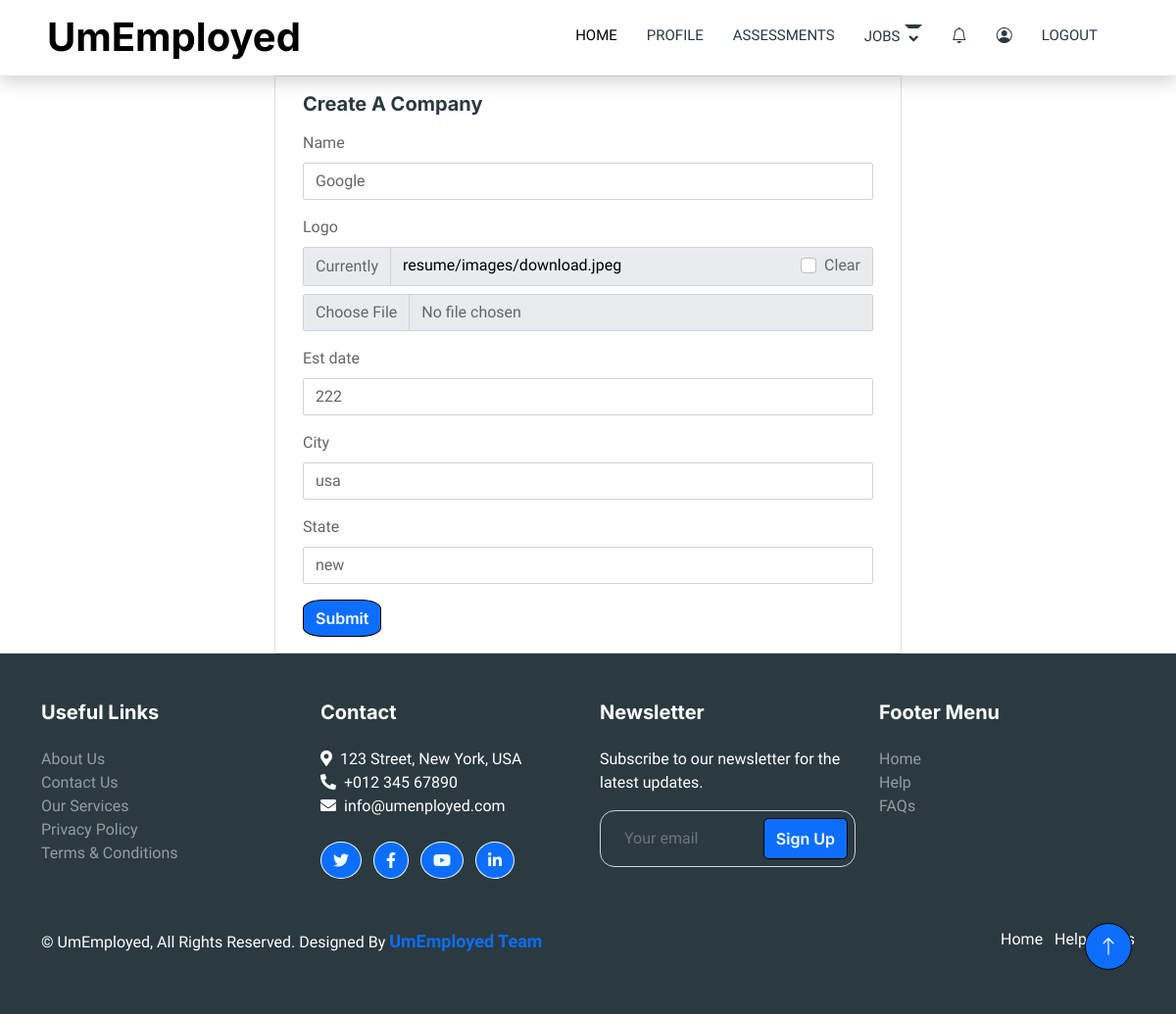
Page /company/update-company/ (signed in) on the earlier database version.
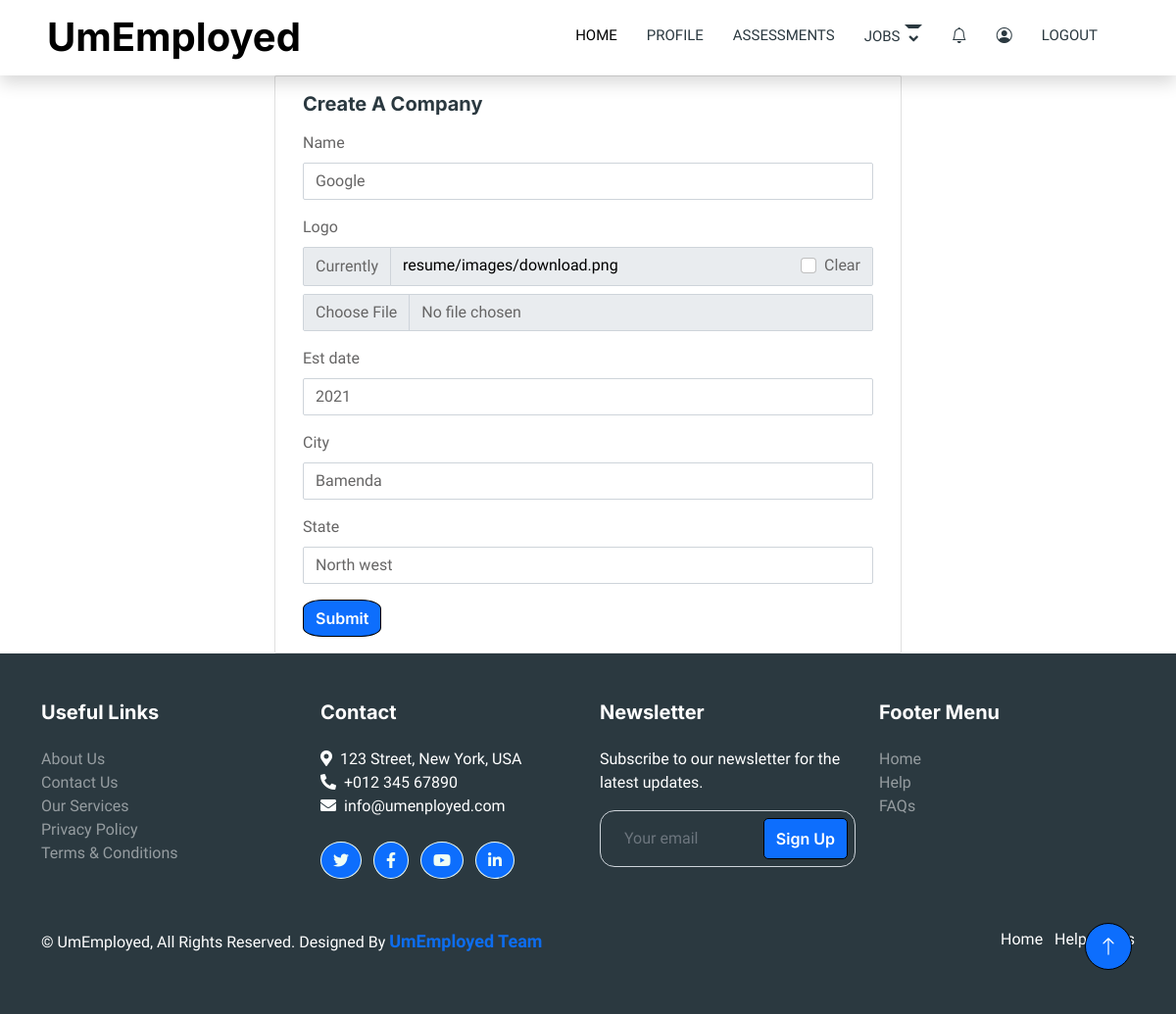
Same page on the later database version.
### company/models.py (models this page shows, shortened)
class Company(models.Model):
    user = models.OneToOneField(User, on_delete=models.CASCADE)
    name = models.CharField(max_length=100, null=True, blank=True)
    logo = models.ImageField(upload_to="resume/images", blank=True, default="media/resume/images/PXL_20231104_141008232.MP.jpg")
    est_date = models.PositiveIntegerField(null=True, blank=True)
    city = models.CharField(max_length=50, null=True, blank=True)
    state = models.CharField(max_length=100, null=True, blank=True)

### company/views.py (the view)
# urls.py: path('update-company/', views.update_company, name="update-company"),
@login_required(login_url='login')
def update_company(request):
    if request.user.is_recruiter:
        company = get_object_or_404(Company, user=request.user)
        if request.method == 'POST':
            form = UpdateCompanyForm(request.POST, instance=company)
            if form.is_valid():
                var = form.save(commit=False)
                user = request.user
                user.has_company = True
                var.save()
                user.save()
                messages.info(request, 'Your company info has been Updated.')
                return redirect('dashboard')
            else:
                messages.warning(request, 'Something went wrong.')
        else:
            form = UpdateCompanyForm(instance=company)
        context = {'form': form}
        return render(request, 'company/update_company.html', context)
    else:
        messages.warning(request,"Permission Denied")

### company/forms.py
class UpdateCompanyForm(forms.ModelForm):
    class Meta:
        model = Company
        exclude = ('user', )

### templates/company/update_company.html (shortened to what this page needs)
{% extends "users/base.html" %}
{% load crispy_forms_tags %}
{% block content %}
<div class="row">
    <div class="card mx-auto" style="width: 40rem;">
        <div class="card-body">
            <h5 class="card-title mb-3">Create A Company</h5>
            <form method="post">
                {{ form|crispy}}
                <button type="submit" class="btn btn-primary">Submit</button>
            </form>
        </div>
    </div>
</div>
{% endblock content %}

Differences in the rows shown:
changed Company "Google": est_date "222" → "2021"; city "usa" → "Bamenda"; state "new" → "North west"
Other differences:
text no longer shown: "Name Logo Currently resume/images/download.jpeg Clear Est date City State"
text now shown: "Name Logo Currently resume/images/download.png Clear Est date City State"
